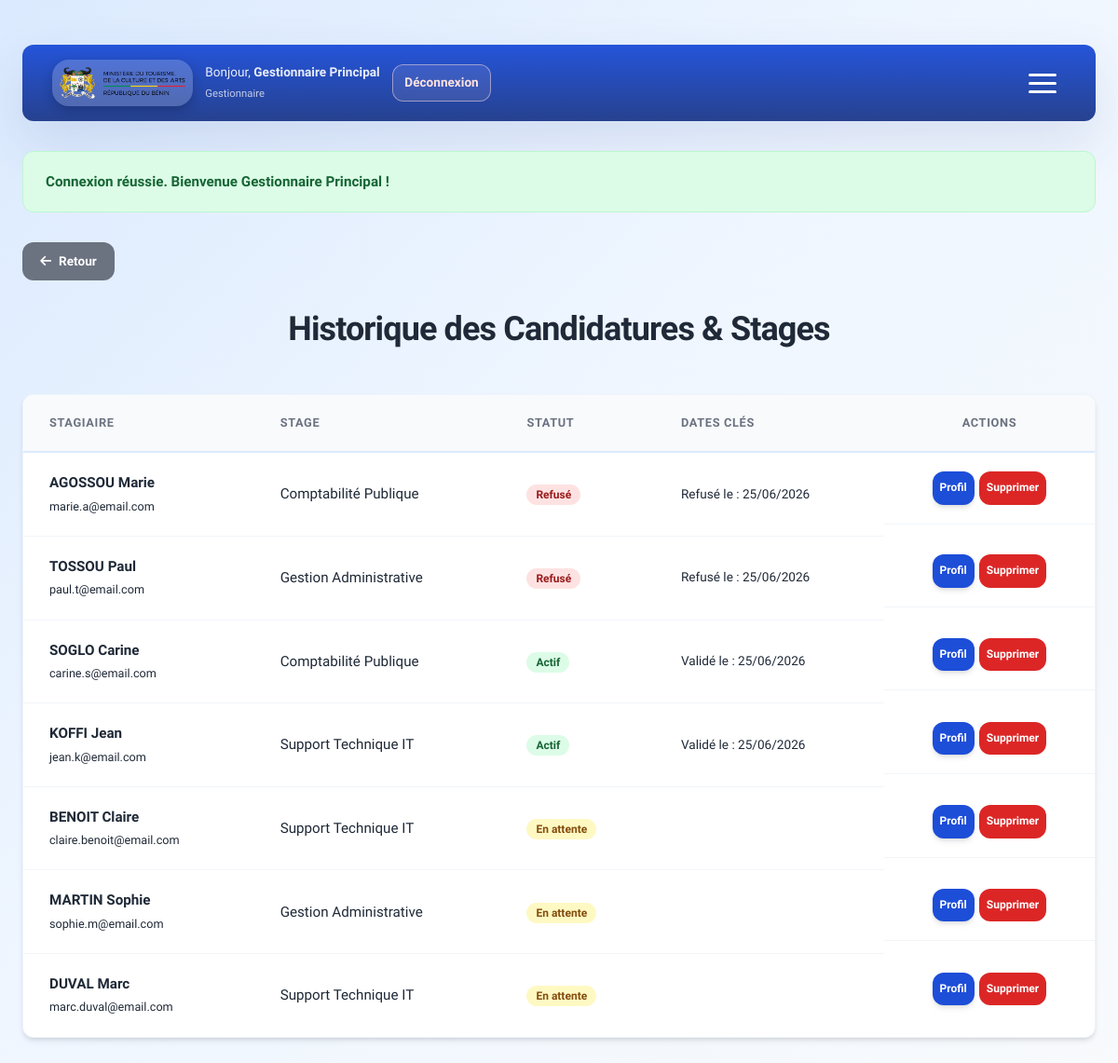
The page /Historique.php (signed in) on the database its author committed.
### tables this page shows
CREATE TABLE `stagiaires` (
  `id` int(11) NOT NULL AUTO_INCREMENT,
  `nom` varchar(100) NOT NULL,
  `prenom` varchar(100) NOT NULL,
  `email` varchar(150) NOT NULL,
  `date_naissance` date DEFAULT NULL,
  `adresse` varchar(255) DEFAULT NULL,
  `formation` varchar(150) DEFAULT NULL,
  `specialite` varchar(150) DEFAULT NULL,
  `telephone` varchar(20) DEFAULT NULL,
  `cv` varchar(255) DEFAULT NULL,
  `lm` varchar(255) DEFAULT NULL,
  `attestation_diplome` varchar(255) DEFAULT NULL,
  `stage_id` int(11) DEFAULT NULL,
  `duree_choisie` varchar(50) DEFAULT NULL,
  `type_stage` enum('professionnel','academique') NOT NULL,
  `modalite` enum('solo','binome') DEFAULT 'solo',
  `ecole_nom` varchar(255) DEFAULT NULL,
  `ecole_directeur` varchar(255) DEFAULT NULL,
  `ecole_adresse` varchar(255) DEFAULT NULL,
  `ecole_telephone` varchar(50) DEFAULT NULL,
  `ecole_email` varchar(150) DEFAULT NULL,
  `motif` text DEFAULT NULL,
  `binome_nom` varchar(100) DEFAULT NULL,
  `binome_prenom` varchar(100) DEFAULT NULL,
  `binome_email` varchar(150) DEFAULT NULL,
  `binome_date_naissance` date DEFAULT NULL,
  `binome_telephone` varchar(20) DEFAULT NULL,
  `binome_adresse` varchar(255) DEFAULT NULL,
  `binome_formation` varchar(150) DEFAULT NULL,
  `binome_specialite` varchar(150) DEFAULT NULL,
  `binome_cv` varchar(255) DEFAULT NULL,
  `binome_lm` varchar(255) DEFAULT NULL,
  `status` enum('en_attente','valide','refuse','termine') DEFAULT 'en_attente',
  `date_validation` datetime DEFAULT NULL,
  `date_debut` date DEFAULT NULL,
  `date_fin` date DEFAULT NULL,
  `date_refus` datetime DEFAULT NULL,
  PRIMARY KEY (`id`),
  CONSTRAINT `fk_stagiaire_stage` FOREIGN KEY (`stage_id`) REFERENCES `stages` (`id`) ON DELETE CASCADE
);

CREATE TABLE `stages` (
  `id` int(11) NOT NULL AUTO_INCREMENT,
  `titre` varchar(255) NOT NULL,
  `description` text NOT NULL,
  `duree` varchar(50) NOT NULL,
  `departement_id` int(11) DEFAULT NULL,
  PRIMARY KEY (`id`),
  CONSTRAINT `fk_stage_dept` FOREIGN KEY (`departement_id`) REFERENCES `departements` (`id`) ON DELETE SET NULL
);

### config.php (called while the page is built, shortened)
<?php
function e(?string $value): string
{
    return htmlspecialchars((string) $value, ENT_QUOTES, 'UTF-8');
}

### Historique.php (the view, shortened to what this page needs)
<?php
require_once 'config.php';
$connection = db();
$query = $connection->query("
    SELECT s.id, s.nom, s.prenom, s.email, s.status, st.titre AS stage_name, s.date_validation, s.date_fin, s.date_refus
    FROM stagiaires s
    LEFT JOIN stages st ON s.stage_id = st.id
    ORDER BY s.id DESC
");
$stagiaires = $query->fetchAll();
include 'header.php';
?>
    <h1>Historique des Candidatures & Stages</h1>
    <?php if (empty($stagiaires)): ?>
        <div style="text-align: center; padding: 4rem 2rem; background: var(--card); border-radius: var(--radius); box-shadow: var(--shadow-sm); margin: 2rem 0;">
            <i class="fa-solid fa-clock-rotate-left" style="font-size: 4rem; color: var(--text-muted); margin-bottom: 1rem;"></i>
            <h2 style="color: var(--text-muted); font-weight: 700; margin-bottom: 0.5rem;">Aucun historique</h2>
            <p style="color: var(--text-muted);">Aucune candidature ou stage dans l'historique pour le moment.</p>
        </div>
    <?php else: ?>
        <div class="table-container">
            <table>
                <thead>
                    <tr>
                        <th>Stagiaire</th>
                        <th>Stage</th>
                        <th>Statut</th>
                        <th>Dates Clés</th>
                        <th style="text-align: center;">Actions</th>
                    </tr>
                </thead>
                <tbody>
                    <?php foreach ($stagiaires as $s):
                        $badgeStyle = "";
                        $statusLabel = "";
                        switch($s['status']) {
                            case 'valide': $badgeStyle = "background: #dcfce7; color: #166534;"; $statusLabel = "Actif"; break;
                            case 'refuse': $badgeStyle = "background: #fee2e2; color: #991b1b;"; $statusLabel = "Refusé"; break;
                            case 'en_attente': $badgeStyle = "background: #fef9c3; color: #854d0e;"; $statusLabel = "En attente"; break;
                        }
                    ?>
                        <tr>
                            <td>
                                <strong><?= e($s['nom']) ?> <?= e($s['prenom']) ?></strong><br>
                                <small><?= e($s['email']) ?></small>
                            </td>
                            <td><?= e($s['stage_name'] ?? 'N/A') ?></td>
                            <td>
                                <span style="padding: 4px 10px; border-radius: 20px; font-size: 0.75rem; font-weight: 700; <?= $badgeStyle ?>">
                                    <?= $statusLabel ?>
                                </span>
                            </td>
                            <td style="font-size: 0.85rem;">
                                <?php if ($s['status'] === 'valide') echo "Validé le : " . date('d/m/Y', strtotime($s['date_validation'])); ?>
                                <?php if ($s['status'] === 'refuse') echo "Refusé le : " . ($s['date_refus'] ? date('d/m/Y', strtotime($s['date_refus'])) : 'N/A'); ?>
                            </td>
                            <td style="text-align: center; display: flex; gap: 5px; justify-content: center;">
                                <a href="DetailStagiaire.php?id=<?= $s['id'] ?>" class="btn btn-primary" style="padding: 0.5rem; font-size: 0.75rem;">Profil</a>
                                <a href="?delete_permanent=<?= $s['id'] ?>" class="btn btn-danger" style="padding: 0.5rem; font-size: 0.75rem;" onclick="return confirm('Supprimer définitivement cet enregistrement ?');">Supprimer</a>
                            </td>
                        </tr>
                    <?php endforeach; ?>
                </tbody>
            </table>
        </div>
    <?php endif; ?>
</body>
</html>

### header.php (style rules this page uses)
:root { --primary: #1d4ed8; --primary-dark: #1e3a8a; --success: #16a34a; --success-dark: #15803d; --danger: #dc2626; --danger-dark: #b91c1c; --bg: linear-gradient(135deg, #dbeafe 0%, #eff6ff 45%, #f8fafc 100%); --card: #ffffff; --text: #1f2937; --text-muted: #6b7280; --border: #dbeafe; --shadow: 0 24px 60px rgba(30, 58, 138, 0.12); --shadow-sm: 0 4px 6px -1px rgb(0 0 0 / 0.1), 0 2px 4px -2px rgb(0 0 0 / 0.1); --radius: 22px; --radius-sm: 12px; }
* { margin: 0; padding: 0; box-sizing: border-box; }
html { scroll-behavior: smooth; }
body { background: var(--bg); color: var(--text); line-height: 1.6; min-height: 100vh; font-family: 'Work Sans', system-ui, -apple-system, sans-serif; }
h1 { text-align: center; color: var(--text); margin: 20px 0 40px; font-weight: 800; font-size: 2.25rem; letter-spacing: -0.025em; }
.table-container { background: var(--card); border-radius: var(--radius-sm); overflow-x: auto; box-shadow: var(--shadow-sm); border: 1px solid rgba(219,234,254,0.5); margin-bottom: 2rem; }
table { width: 100%; border-collapse: collapse; text-align: left; }
th { background: #f8fafc; color: var(--text-muted); font-weight: 700; font-size: 0.8rem; text-transform: uppercase; letter-spacing: 0.05em; padding: 1.25rem 1.75rem; border-bottom: 2px solid var(--border); }
td { padding: 1.25rem 1.75rem; border-bottom: 1px solid #f1f5f9; font-size: 0.95rem; vertical-align: middle; }
tr:last-child td { border-bottom: none; }
.btn { display: inline-flex; align-items: center; justify-content: center; padding: 0.75rem 1.5rem; border-radius: var(--radius-sm); text-decoration: none; font-weight: 600; font-size: 0.9rem; transition: all 0.3s; border: none; cursor: pointer; gap: 0.5rem; white-space: nowrap; }
.btn-primary { background: var(--primary); color: #fff; box-shadow: var(--shadow-sm); }
.btn-danger { background: var(--danger); color: #fff; }

### rows shown on the page
stagiaires: nom "AGOSSOU", prenom "Marie", email "marie.a@email.com", stage.titre "Comptabilité Publique", status "Refusé", date_refus "25/06/2026"
stagiaires: nom "TOSSOU", prenom "Paul", email "paul.t@email.com", stage.titre "Gestion Administrative", status "Refusé", date_refus "25/06/2026"
stagiaires: nom "SOGLO", prenom "Carine", email "carine.s@email.com", stage.titre "Comptabilité Publique", status "Actif", date_validation "25/06/2026"
stagiaires: nom "KOFFI", prenom "Jean", email "jean.k@email.com", stage.titre "Support Technique IT", status "Actif", date_validation "25/06/2026"
stagiaires: nom "BENOIT", prenom "Claire", email "claire.benoit@email.com", stage.titre "Support Technique IT", status "En attente"
stagiaires: nom "MARTIN", prenom "Sophie", email "sophie.m@email.com", stage.titre "Gestion Administrative", status "En attente"
stagiaires: nom "DUVAL", prenom "Marc", email "marc.duval@email.com", stage.titre "Support Technique IT", status "En attente"

### other values the page prints
$user_name "Gestionnaire Principal"
$user_role "Gestionnaire"
$flash['message'] "Connexion réussie. Bienvenue Gestionnaire Principal !"
